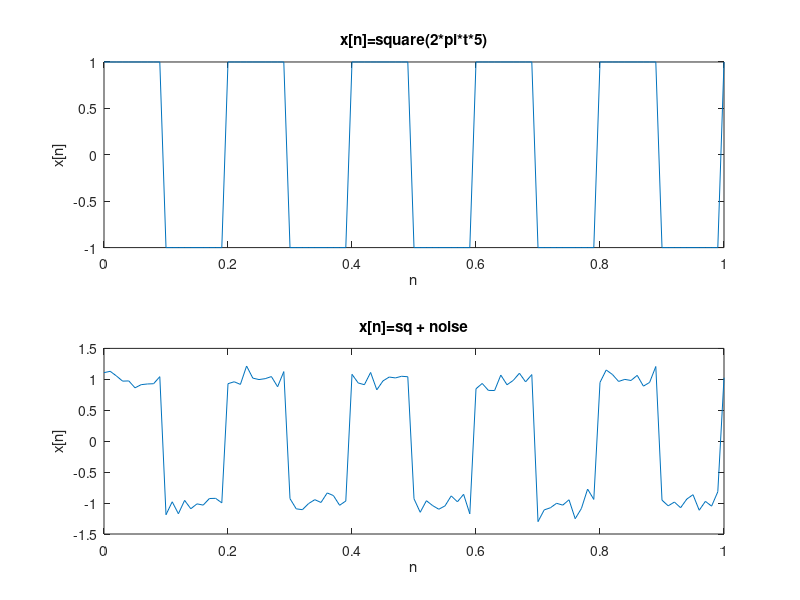
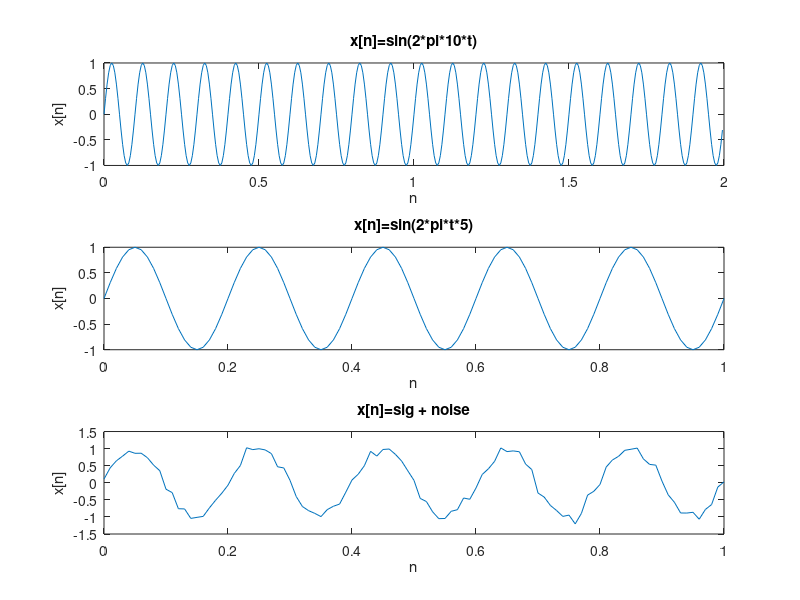
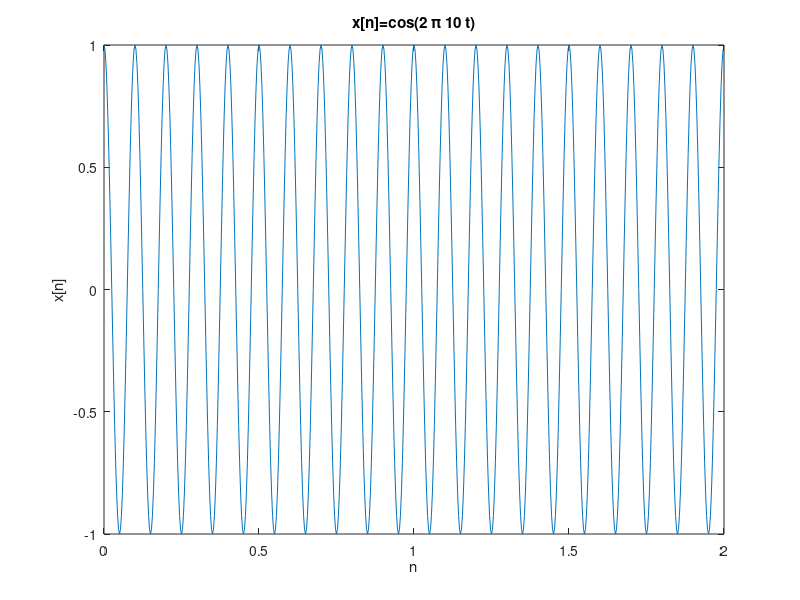

Write the MATLAB code that produced these figures, in order.
% Signal Geneartion examples
figure(3)
% Signal 1: 10 Hz signal with Sample rate of 200Hz over 2 secs
fc=10; % frequency of carrier
fs=20*fc; %sampling frequency with oversampling factor of 32
t=0:1/fs:2-1/fs;%2 seconds duration
x=sin(2*pi*fc*t);%time domain signal(real number)
subplot(3,1,1);
plot(t,x);

% plot cosine wave of 2 second duration
% with a frequency for 10 Hz and sampling rate of 200Hz
title('x[n]=sin(2*pi*10*t)');
xlabel('n');
ylabel('x[n]');


% Signal 2: N Hz signal with sample rate of 100 Hz over 1 second
fs = 100; % sample rate in Hz
t = 0:1/fs:1; % time vector in seconds
test_sig = sin(2*pi*fs*t);

% Signal 3: Simple sinusoid generation
sig = sin(2*pi*t*5); % 5hz signal
subplot(3,1,2);
plot(t,sig);

% plot cosine wave of 2 second duration
% with a frequency for 100 Hz and sampling rate of 200Hz
title('x[n]=sin(2*pi*t*5)');
xlabel('n');
ylabel('x[n]');


% Signal 4: Noisy vector
noise = randn(size(sig))*0.1; % noisy vector of same size as sig

% Signal 5: Noisy Signal
sigNoisy= sig + noise;
subplot(3,1,3);
plot(t,sigNoisy);

% plot cosine wave of 2 second duration
% with a frequency for 100 Hz and sampling rate of 200Hz
title('x[n]=sig + noise');
xlabel('n');
ylabel('x[n]');

figure(2)
% Signal 6: Square signal
sq = square(2*pi*t*5);
subplot(2,1,1);
plot(t,sq);
hold on; 
% plot cosine wave of 2 second duration
% with a frequency for 100 Hz and sampling rate of 200Hz
title('x[n]=square(2*pi*t*5)');
xlabel('n');
ylabel('x[n]');

% Signal 7: Noisy Square signal
sqNoisy = sq + noise;
subplot(2,1,2);
plot(t,sqNoisy);
hold on; 

% plot cosine wave of 2 second duration
% with a frequency for 100 Hz and sampling rate of 200Hz
title('x[n]=sq + noise');
xlabel('n');
ylabel('x[n]');

figure(4)
% Signal 8: Cosine wave at 10Hz
fc=10;%frequency of the carrier
fs=32*fc;%sampling frequency with oversampling factor=32
t=0:1/fs:2-1/fs;%2 seconds duration
x=cos(2*pi*fc*t);%time domain signal (real number)
subplot(1,1,1); plot(t,x);hold on; %plot the signal
title('x[n]=cos(2 \pi 10 t)'); xlabel('n'); ylabel('x[n]');
